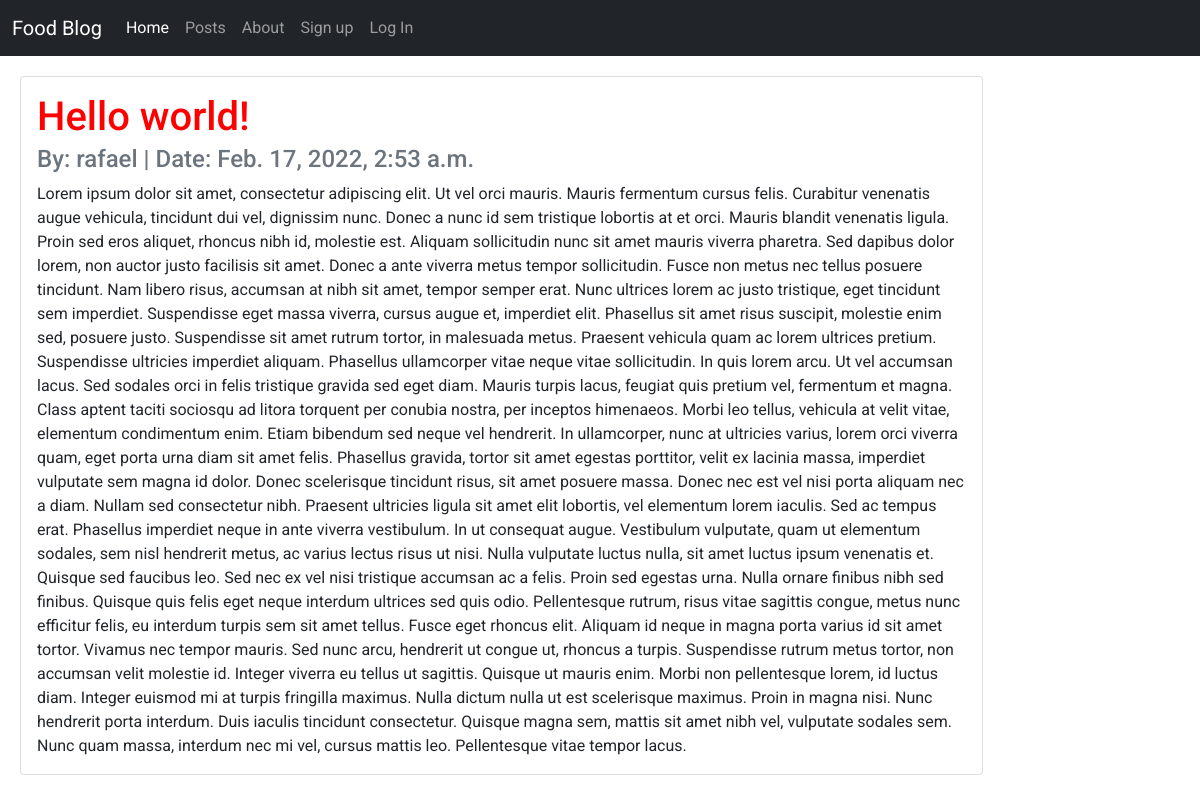
/posts/posts/1/, run on the app's committed database.
### posts/models.py (models this page shows, shortened)
class Post(models.Model):
    title = models.CharField(max_length=128)
    subtitle = models.CharField(max_length=128)
    author = models.ForeignKey(
        'auth.User',
        on_delete=models.CASCADE
    )
    body = models.TextField()
    created_at = models.DateTimeField(auto_now_add=True)
    active = models.BooleanField(default=True)

### posts/views.py (the view)
# urls.py: path('posts/<int:pk>/', PostDetailView.as_view(), name='detail'),
class PostDetailView(DetailView):
    template_name = "posts/detail.html"
    model = Post

### templates/posts/detail.html (shortened to what this page needs)
{% extends 'base.html' %}
{% block content %}
    <div class="row">
        <div class="col-md-10">
            <div class="card">
                <div class="card-body">
                <h1 class="card-title">{{ post.title }}</h1>
                <h4 class="card-subtitle mb-2 text-muted">
                    By: {{ post.author }} | Date: {{ post.created_at }}
                </h4>
                <p class="card-text">{{ post.body }}</p>
                </div>
            </div>
        </div>
    </div>
{% endblock content %}

### static/css/base.css (style rules this page uses)
body { font-family: 'Roboto', sans-serif; }
h1 { color: red; font-weight: 500; }

### data on the page
Post: title "Hello world!", author "rafael", created_at "Feb. 17, 2022, 2:53 a.m.", body "Lorem ipsum dolor sit amet, consectetur adipiscing elit. Ut vel orci mauris. Mauris fermentum cursus felis. Curabitur venenatis augue vehicula, tincidunt dui vel, dignissim nunc. Donec a nunc id sem tristique lobortis at et orci. Mauris blandit venenatis ligula. Proin sed eros aliquet, rhoncus nibh id, molestie est. Aliquam sollicitudin nunc sit amet mauris viverra pharetra. Sed dapibus dolor lorem, non auctor justo facilisis sit amet. Donec a ante viverra metus tempor sollicitudin. Fusce non metus nec tellus posuere tincidunt. Nam libero risus, accumsan at nibh sit amet, tempor semper erat. Nunc ultrices lorem ac justo tristique, eget tincidunt sem imperdiet. Suspendisse eget massa…"
